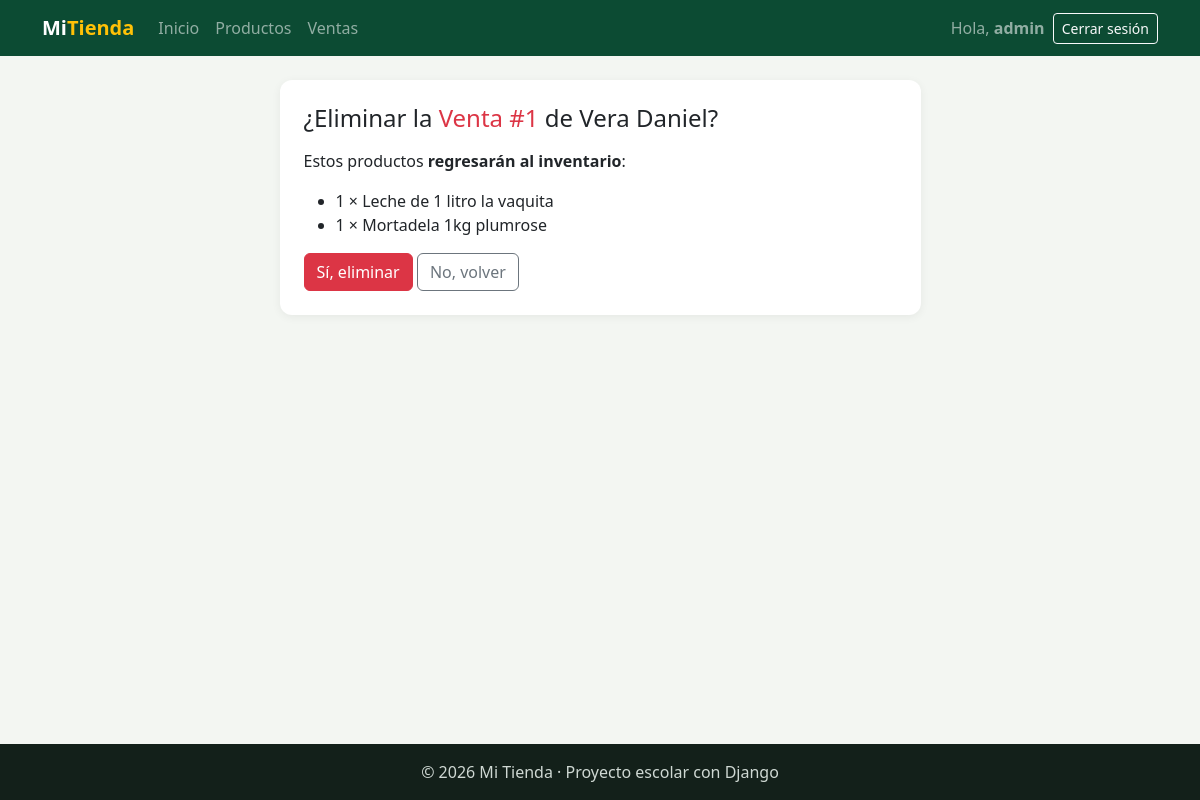
Page /facturacion/ventas/eliminar/1/ (signed in) on the committed database.
### facturacion/models.py (models this page shows, shortened)
class ModeloBase(models.Model):
    user = models.ForeignKey(                    # 1:N con User: un usuario registra muchos registros
        User,
        on_delete=models.SET_NULL,               # Si borran al usuario, el registro se queda con user vacío
        null=True,                               # SET_NULL necesita que la columna acepte NULL
        blank=True,
        editable=False,                          # No aparece en formularios: lo llena la VISTA, no la persona
        related_name="%(class)s_registrados",    # %(class)s = nombre del modelo → user.producto_registrados
        verbose_name="Registrado por",
    )
    fecha_creacion = models.DateTimeField("Fecha de creación", auto_now_add=True)   # Se llena sola al CREAR
    fecha_modificacion = models.DateTimeField("Última modificación", auto_now=True) # Se actualiza sola en CADA save()
    class Meta:
        abstract = True                          # ← LA CLAVE: modelo "molde", sin tabla propia

class Venta(ModeloBase):
    cliente = models.ForeignKey(Cliente, on_delete=models.PROTECT, related_name="ventas")   # 1:N
    fecha_hora = models.DateTimeField("Fecha y hora", default=timezone.now)   # default: la hora actual, editable
    subtotal = models.DecimalField(max_digits=12, decimal_places=2, default=0, editable=False)
    iva = models.DecimalField("IVA", max_digits=12, decimal_places=2, default=0, editable=False)
    total = models.DecimalField(max_digits=12, decimal_places=2, default=0, editable=False)
    tipo_pago = models.CharField(
        "Tipo de pago",
        max_length=15,
        choices=TipoPago.choices,                # Solo acepta contado, credito, transferencia o tarjeta
        default=TipoPago.CONTADO,
    )
    class Meta:
        verbose_name = "Venta"
        verbose_name_plural = "Ventas"
        ordering = ["-fecha_hora"]               # La más reciente primero
    def __str__(self):
        return f"Venta #{self.pk}"

class Cliente(ModeloBase):
    cedula = models.CharField("Cédula", max_length=10, unique=True)
    nombres = models.CharField(max_length=80)
    apellidos = models.CharField(max_length=80)
    email = models.EmailField("Correo", blank=True)
    telefono = models.CharField("Teléfono", max_length=15, blank=True)
    direccion = models.CharField("Dirección", max_length=200, blank=True)
    class Meta:
        verbose_name = "Cliente"
        verbose_name_plural = "Clientes"
        ordering = ["apellidos", "nombres"]
    def __str__(self):
        return f"{self.apellidos} {self.nombres}"

class DetalleVenta(ModeloBase):
    venta = models.ForeignKey(Venta, on_delete=models.CASCADE, related_name="detalles")   # se borra con su venta
    producto = models.ForeignKey(Producto, on_delete=models.PROTECT, related_name="detalles_venta")
    cantidad = models.PositiveIntegerField(default=1, validators=[MinValueValidator(1)])  # mínimo 1
    precio = models.DecimalField(max_digits=10, decimal_places=2)   # precio del producto EL DÍA de la venta
    class Meta:
        verbose_name = "Detalle de venta"
        verbose_name_plural = "Detalles de venta"

class Producto(ModeloBase):
    nombre = models.CharField(max_length=100)
    descripcion = models.TextField("Descripción", blank=True)
    precio = models.DecimalField(max_digits=10, decimal_places=2)    # Precio de VENTA actual
    stock = models.PositiveIntegerField(default=0)                   # Unidades en bodega (nunca negativo)
    imagen = models.ImageField(                  # NUEVO: guarda una FOTO
        upload_to="productos/",                  #   el archivo va a MEDIA_ROOT/productos/
        blank=True,                              #   la foto es opcional
    )                                            #   En la tabla solo se guarda el TEXTO de la ruta: "productos/a55.jpg"
    marca = models.ForeignKey(Marca, on_delete=models.PROTECT, related_name="productos")
    categorias = models.ManyToManyField(Categoria, related_name="productos", blank=True)
    activo = models.BooleanField(default=True)
    class Meta:
        verbose_name = "Producto"
        verbose_name_plural = "Productos"
        ordering = ["nombre"]

### facturacion/views.py (the view, shortened to what this page needs)
# urls.py: path("ventas/eliminar/<int:pk>/", views.VentaDeleteView.as_view(), name="venta_eliminar"),
class VentaDeleteView(LoginRequiredMixin, DeleteView):     # ELIMINAR
    model = Venta
    template_name = "facturacion/venta_eliminar.html"
    context_object_name = "venta"
    success_url = reverse_lazy("facturacion:venta_lista")

### facturacion/templates/facturacion/venta_eliminar.html (shortened to what this page needs)
{% extends "base.html" %}
{% block contenido %}
<div class="row justify-content-center">
    <div class="col-md-7">
        <div class="tarjeta">
            <h1 class="h4 mb-3">¿Eliminar la <span class="text-danger">{{ venta }}</span> de {{ venta.cliente }}?</h1>
            <p>Estos productos <b>regresarán al inventario</b>:</p>
            <ul>
                {% for detalle in venta.detalles.all %}
                    <li>{{ detalle.cantidad }} × {{ detalle.producto.nombre }}</li>
                {% endfor %}
            </ul>
            <form method="post">
                <button type="submit" class="btn btn-danger">Sí, eliminar</button>
                <a href="{% url 'facturacion:venta_detalle' venta.pk %}" class="btn btn-outline-secondary">No, volver</a>
            </form>
        </div>
    </div>
</div>
{% endblock %}

### templates/base.html (shortened to what this page needs)
{% load static %}
<!DOCTYPE html>
<html lang="es">
<head>
    <link href="https://cdn.jsdelivr.net/npm/bootstrap@5.3.3/dist/css/bootstrap.min.css" rel="stylesheet">
    <link rel="stylesheet" href="{% static 'css/estilos.css' %}">
</head>
<body>
    <nav class="navbar navbar-expand-lg navbar-dark barra">
        <div class="container">
            <a class="navbar-brand fw-bold" href="{% url 'home' %}">Mi<span class="text-warning">Tienda</span></a>
            <div class="collapse navbar-collapse" id="menu">
                <ul class="navbar-nav me-auto">
                    <li class="nav-item"><a class="nav-link" href="{% url 'home' %}">Inicio</a></li>
                    {% if user.is_authenticated %}
                        <li class="nav-item"><a class="nav-link" href="{% url 'facturacion:producto_lista' %}">Productos</a></li>
                        <li class="nav-item"><a class="nav-link" href="{% url 'facturacion:venta_lista' %}">Ventas</a></li>
                    {% endif %}
                </ul>
                <ul class="navbar-nav align-items-lg-center gap-2">
                    {% if user.is_authenticated %}
                        <li class="nav-item navbar-text">Hola, <b>{{ user.username }}</b></li>
                        <li class="nav-item">
                            <form method="post" action="{% url 'logout' %}" class="m-0">
                                <button type="submit" class="btn btn-sm btn-outline-light">Cerrar sesión</button>
                            </form>
                        </li>
                    {% else %}
                        <li class="nav-item"><a class="nav-link" href="{% url 'login' %}">Ingresar</a></li>
                        <li class="nav-item"><a class="btn btn-sm btn-warning" href="{% url 'registro' %}">Crear cuenta</a></li>
                    {% endif %}
                </ul>
            </div>
        </div>
    </nav>
    <main class="container py-4">
        {% block contenido %}{% endblock %}
    </main>
    <footer class="pie text-center py-3">© 2026 Mi Tienda · Proyecto escolar con Django</footer>
</body>
</html>

### static/css/estilos.css (style rules this page uses)
:root { --verde: #0c4b33; --verde-claro: #2f9e6e; --amarillo: #f2c230; }
body { background-color: #f3f6f2; min-height: 100vh; display: flex; flex-direction: column; }
main { flex: 1; }
.barra { background-color: var(--verde); }
.tarjeta { background: white; border-radius: 12px; padding: 24px; box-shadow: 0 2px 10px rgba(0,0,0,.06); }
.pie { background-color: #13201a; color: #cfd8d3; }

### rows in the picture
Venta: id "Venta #1", cliente "Vera Daniel"
DetalleVenta: cantidad "1", producto.nombre "Leche de 1 litro la vaquita"
DetalleVenta: cantidad "1", producto.nombre "Mortadela 1kg plumrose"

### other values in the picture
{{ user.username }} "admin"
